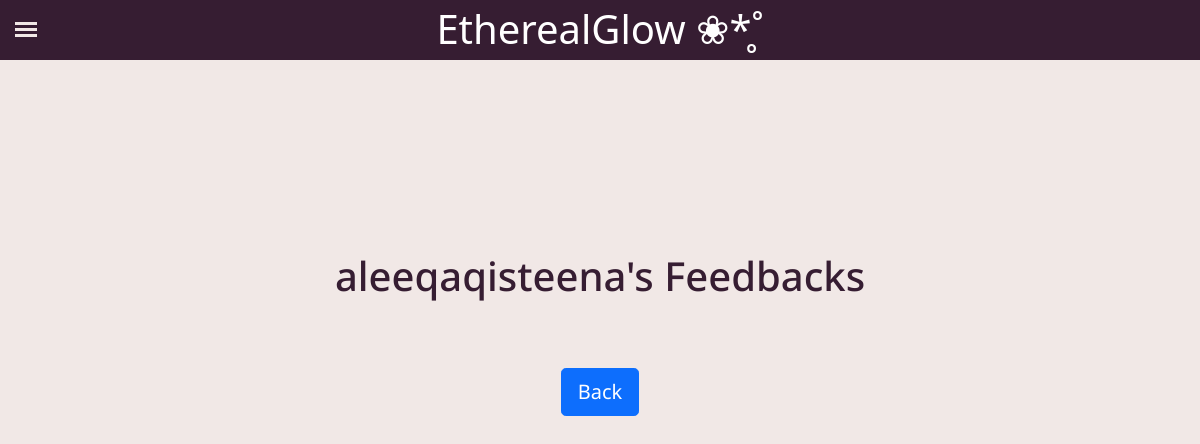
Page /feedbacks/aleeqaqisteena (signed in) on the earlier database version.
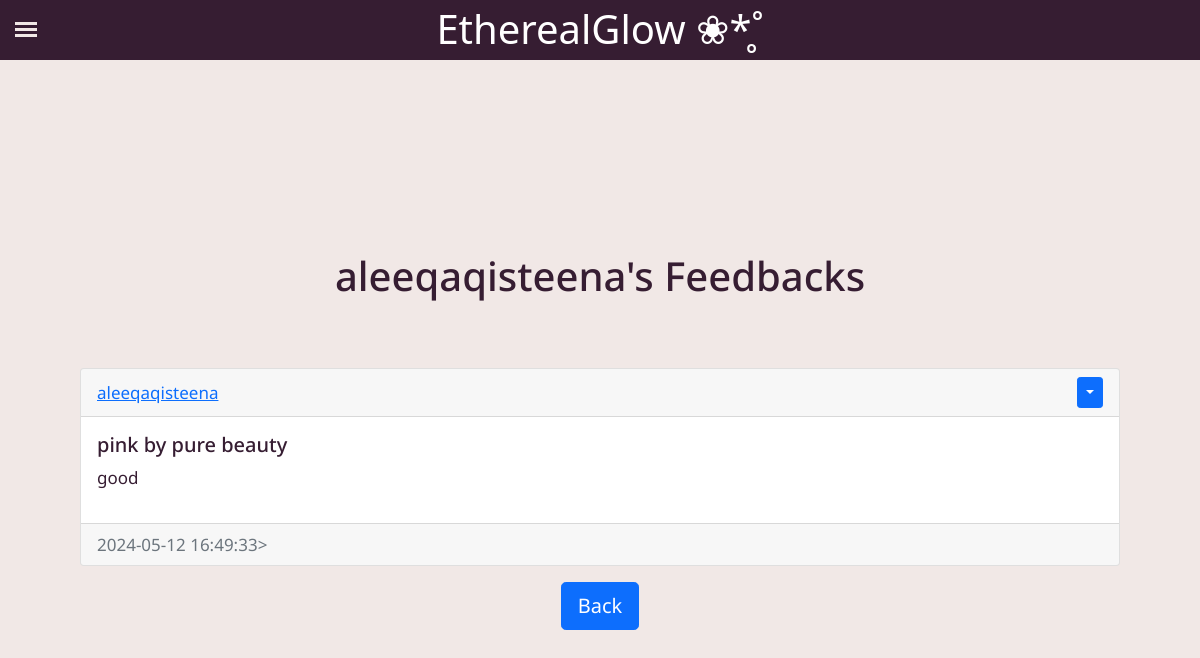
Same page on the later database version.
### website/models.py (models this page shows)
class User(db.Model, UserMixin):
    id = db.Column(db.Integer, primary_key=True)
    email = db.Column(db.String(150), unique=True)
    username = db.Column(db.String(150), unique=True)
    password = db.Column(db.String(150))
    date_created = db.Column(db.DateTime(timezone=True), default=func.now())
    posts = db.relationship('Post', backref='user', passive_deletes=True)
    feedbacks = db.relationship('Feedback', backref='author', passive_deletes=True)

class Feedback(db.Model):
    id = db.Column(db.Integer, primary_key=True)
    user = db.Column(db.Integer, db.ForeignKey('user.id', ondelete="CASCADE"), nullable=False)
    product_name = db.Column(db.Text, nullable=False)
    text = db.Column(db.Text, nullable=False)
    image = db.Column(db.String(150))
    date_created = db.Column(db.DateTime(timezone=True), default=func.now())

### website/views.py (the view)
@views.route("/feedbacks/<username>")
@login_required
def feedbacks(username):
    user = User.query.filter_by(username=username).first()
    if not user :
        flash ("User is not exist.", category="error")
        return redirect(url_for('views.display_feedbacks'))
    feedbacks = user.feedbacks
    return render_template("reviews.html", user=current_user, feedbacks=feedbacks, username=username)

### website/__init__.py (called while the page is built)
def create_app():
    app = Flask(__name__)
    app.config['SECRET_KEY'] = "helloworld"
    app.config['SQLALCHEMY_TRACK_MODIFICATIONS'] = False
    app.config['SQLALCHEMY_DATABASE_URI'] = f'sqlite:///{DB_NAME}'
    app.config['UPLOAD_FOLDER'] = 'C:\\Users\\12211\\Documents\\Mini It Project\\EtherealGlow\\website\\static\\uploads'
    db.init_app(app)
    bcrypt.init_app(app)
    from website.views import views
    from website.auth import auth
    app.register_blueprint(views, url_prefix="/")
    app.register_blueprint(auth, url_prefix="/")
    from website.models import User, Post, Feedback
    create_database(app)
    login_manager = LoginManager()
    login_manager.login_view = "auth.login"
    login_manager.init_app(app)
    @login_manager.user_loader
    def load_user(id):
        return User.query.get(int(id))
    return app

### website/templates/reviews.html (shortened to what this page needs)
{% extends "reviews_div.html" %}
{% block header %}<h1 class="title">{{username}}'s Feedbacks</h1>{% endblock %}
{% block footer %}
<div align="center">
    <a href="/display_feedbacks"><button type="button" class="btn btn-primary btn-lg">Back</button></a>
</div>
{% endblock %}

### website/templates/reviews_div.html (shortened to what this page needs)
{% extends "base.html"  %}
{% block content %}
<h2 class="title">{% block header %}Skincare Feedbacks{% endblock %}</h2>
<div id="feedbacks">
    {% for feedback in feedbacks %}
        <div class="card mb-3">
            <div class="card-header d-flex justify-content-between align-items-center">
                <a href="/feedbacks/{{feedback.author.username}}">{{feedback.author.username}}</a>
                {% if user.id == feedback.user %}
                <div class="btn-group">
                    <button type="button" class="btn btn-sm btn-primary dropdown-toggle" data-bs-toggle="dropdown"></button>
                </div>
                {% endif %}
            </div>
            <div class="card-body">
                <h5>{{ feedback.product_name }}</h5>
                <p>{{ feedback.text }}</p>
            </div>
            <div class="card-footer text-muted">{{feedback.date_created}}></div>
        </div>
    {% endfor %}
</div>
{% block footer %}{% endblock %}
{% endblock %}

### website/templates/base.html (shortened to what this page needs)
<!DOCTYPE html>
<html>
    <head>
        <link
      href="https://cdn.jsdelivr.net/npm/bootstrap@5.0.2/dist/css/bootstrap.min.css"
      rel="stylesheet"
    />
    <link rel="stylesheet" type="text/css" href="/static/styles.css">
    </head>
    <body>
        <div class="header"><h1>EtherealGlow ❀*̥˚</h1></div>
        <label for="toggle-Sidebar" class="toggle-icon">
            <div class="bar-top"></div>
            <div class="bar-center"></div>
            <div class="bar-bottom"></div>
        </label>
        <div class="content">
            {% block content%} {% endblock %}
        </div>
    </body>
</html>

### website/static/styles.css (style rules this page uses)
* { margin: 0; padding: 0; box-sizing: border-box; }
.header { background: #361d32; width: 100%; height: 60px; position: fixed; top: 0; left: 0; z-index: 1; }
h1 { text-align: center; color: white; margin-top: 5px; }
body { background: #f1e8e6; color: #f1e8e6; }
.title { text-align: center; padding-bottom: 60px; padding-top: 20px; color: #361d32; font-size: 40px; }
.content { color: #361d32; font-family:"Noto Sans", serif; text-align: justify; width: 100%; height: 100%; float: left; padding: 80px; font-size: 17px; }
.toggle-icon div { background: #f1e8e6; width: 100%; height: 3px; transition: all 0.3s }
.toggle-icon { position: absolute; top: 22px; left: 15px; width: 22px; height: 22px; z-index: 9999; cursor: pointer; transition: all 0.3s; position: fixed; }
.bar-center { margin: 3px 0; }

Differences in the rows shown:
added Feedback: author.username "aleeqaqisteena", product_name "pink by pure beauty", text "good", date_created "2024-05-12 16:49:33"
